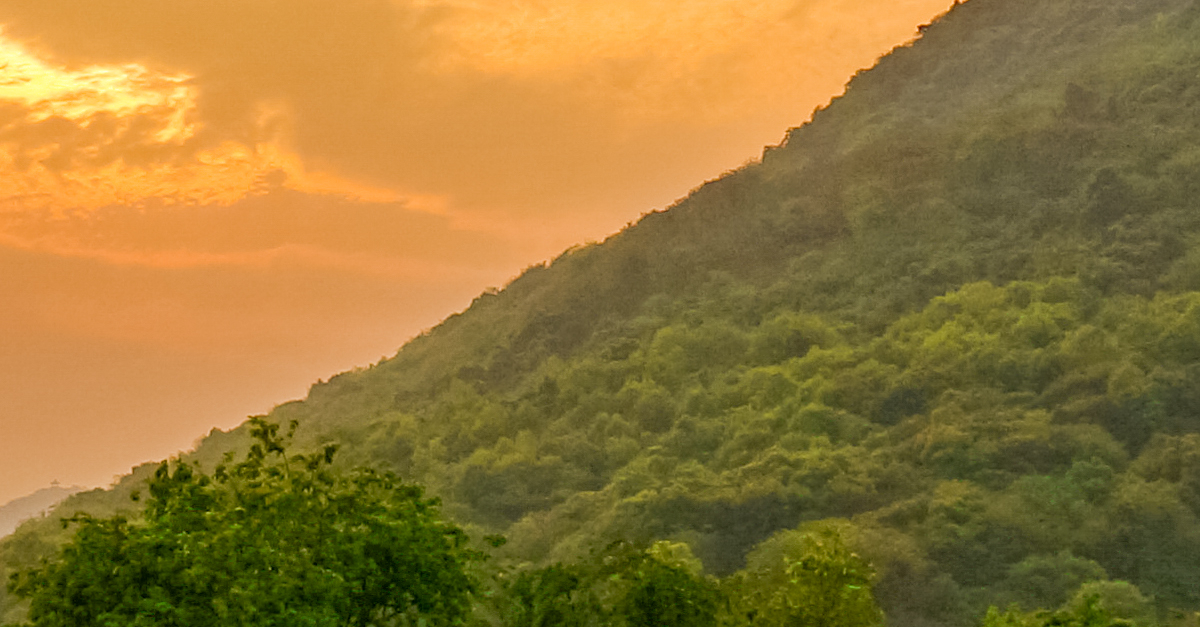
#> input picture buoi5/img1.jpg, 1200 x 627 px, found by its file name
$ python SmoothingSpatialFilters.py
#> lines starting #> are read from the running program, lines starting #| are printed output that depends on the picture; after the words box and inside, x2 and y2 are one past the last pixel; in counts of white or black regions, pixels touching at a corner belong together
import cv2
import numpy as np
import matplotlib.pyplot as plt

path = "G:/hcmute/semeter1-term2-2526/XLAS/code/buoi5/img1.jpg"
img = cv2.imread(path, cv2.IMREAD_GRAYSCALE)
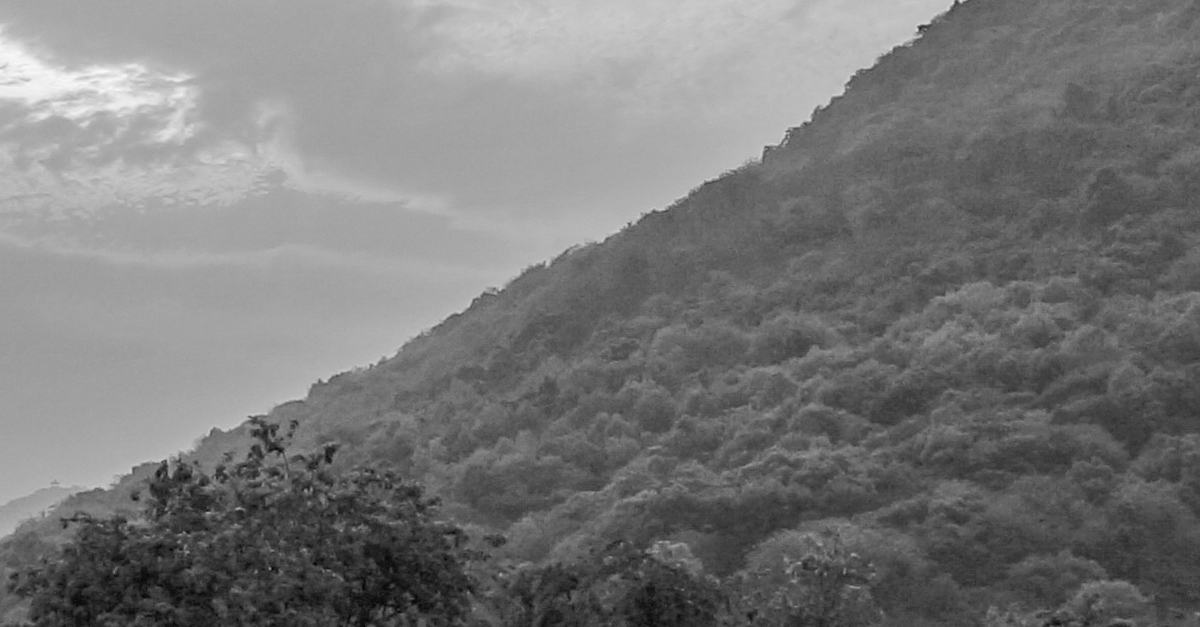
#> img: shape (627, 1200); min 5, max 250, mean 120.3

if img is None:
    exit("Lỗi: Không tìm thấy ảnh!")


def add_salt_pepper(image, noise_ratio=0.05):
#> called with noise_ratio = 0.05
    noisy_image = image.copy()
    h, w = noisy_image.shape
#> h = 627; w = 1200
    noisy_pixels = int(h * w * noise_ratio)
#> noisy_pixels = 37620
    for _ in range(noisy_pixels):
        row, col = np.random.randint(0, h), np.random.randint(0, w)
        if np.random.rand() < 0.5:
            noisy_image[row, col] = 0  # Tiêu
        else:
            noisy_image[row, col] = 255  # Muối
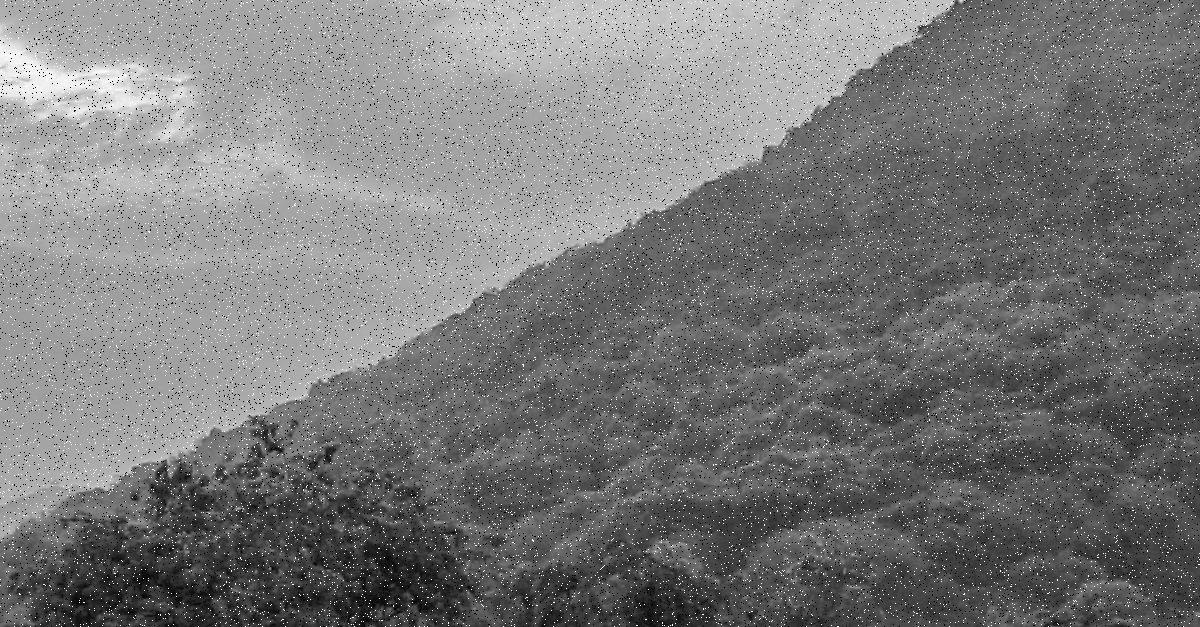
#> noisy_image: shape (627, 1200); 4.88% of pixels changed, all inside (x1, y1, x2, y2) = (0, 0, 1200, 627)
    return noisy_image


# Bài 1
b1_avg = cv2.blur(img, (5, 5))
b1_gauss = cv2.GaussianBlur(img, (0, 0), sigmaX=1.5)
# Bài 2
noisy = add_salt_pepper(img)
b2_avg_denoise = cv2.blur(noisy, (5, 5))
b2_med_denoise = cv2.medianBlur(noisy, 5)

plt.figure(figsize=(12, 6))
items = [
    (img, "Goc"),
    (b1_avg, "B1: Avg 5x5"),
    (b1_gauss, "B1: Gauss sig=1.5"),
    (noisy, "B2: Nhieu muoi tieu"),
    (b2_avg_denoise, "B2: Khu Avg"),
    (b2_med_denoise, "B2: Khu Median"),
]
for i, (im, title) in enumerate(items):
    plt.subplot(2, 3, i + 1)
    plt.imshow(im, cmap="gray")
    plt.title(title)
    plt.axis("off")
#> this loop made 6 passes
#> title on passes 1 to 6: 'Goc', 'B1: Avg 5x5', 'B1: Gauss sig=1.5', 'B2: Nhieu muoi tieu', 'B2: Khu Avg', 'B2: Khu Median'

print("Đang hiện Bài 1 & 2. Hãy ĐÓNG cửa sổ đồ thị để chạy Bài 3...")
plt.show()

win_name = "Bai 3: Interactive Filter (Nhan 'q' de thoat)"
cv2.namedWindow(win_name)
cv2.createTrackbar("K Size", win_name, 1, 20, lambda x: None)
cv2.createTrackbar("Type", win_name, 0, 2, lambda x: None)

cv2.imshow(win_name, img)

while True:
    try:
        if cv2.getWindowProperty(win_name, cv2.WND_PROP_VISIBLE) < 1:
            print("Đã đóng cửa sổ bằng nút X.")
            break
    except:
        break

    # Lấy giá trị thanh trượt
    try:
        k = cv2.getTrackbarPos("K Size", win_name)
        ftype = cv2.getTrackbarPos("Type", win_name)
    except cv2.error:
        break  # Thoát nếu không tìm thấy trackbar (phòng hờ)

    k = k if k % 2 != 0 else k + 1  # Đảm bảo k là số lẻ

    if ftype == 0:
        res, txt = cv2.blur(img, (k, k)), f"Average: {k}x{k}"
#> txt = 'Average: 1x1'
    elif ftype == 1:
        res, txt = cv2.medianBlur(img, k), f"Median: {k}"
    else:
        res, txt = cv2.GaussianBlur(img, (k, k), 0), f"Gaussian: {k}x{k}"

    # Vẽ chữ lên ảnh hiển thị
    view = res.copy()
    cv2.putText(view, txt, (10, 40), cv2.FONT_HERSHEY_SIMPLEX, 1, 255, 2)
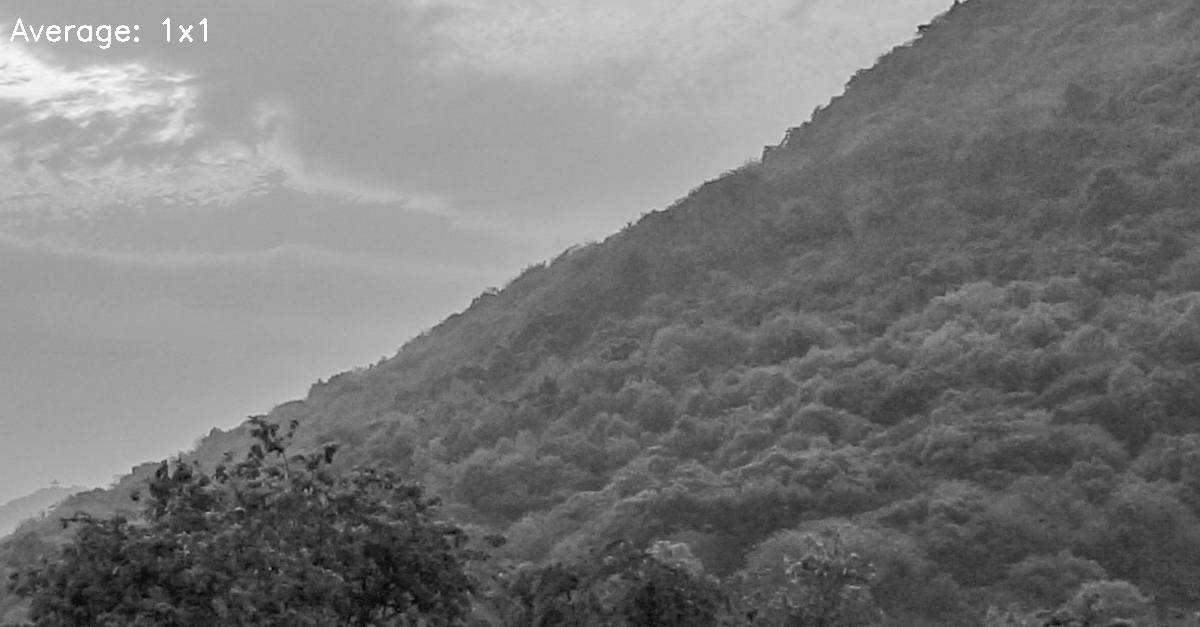
#> view: shape (627, 1200); 0.16% of pixels changed, all inside (x1, y1, x2, y2) = (10, 18, 207, 49)

    cv2.imshow(win_name, view)

    if cv2.waitKey(30) & 0xFF == ord("q"):
#> (key q is pressed here)
        break

cv2.destroyAllWindows()
